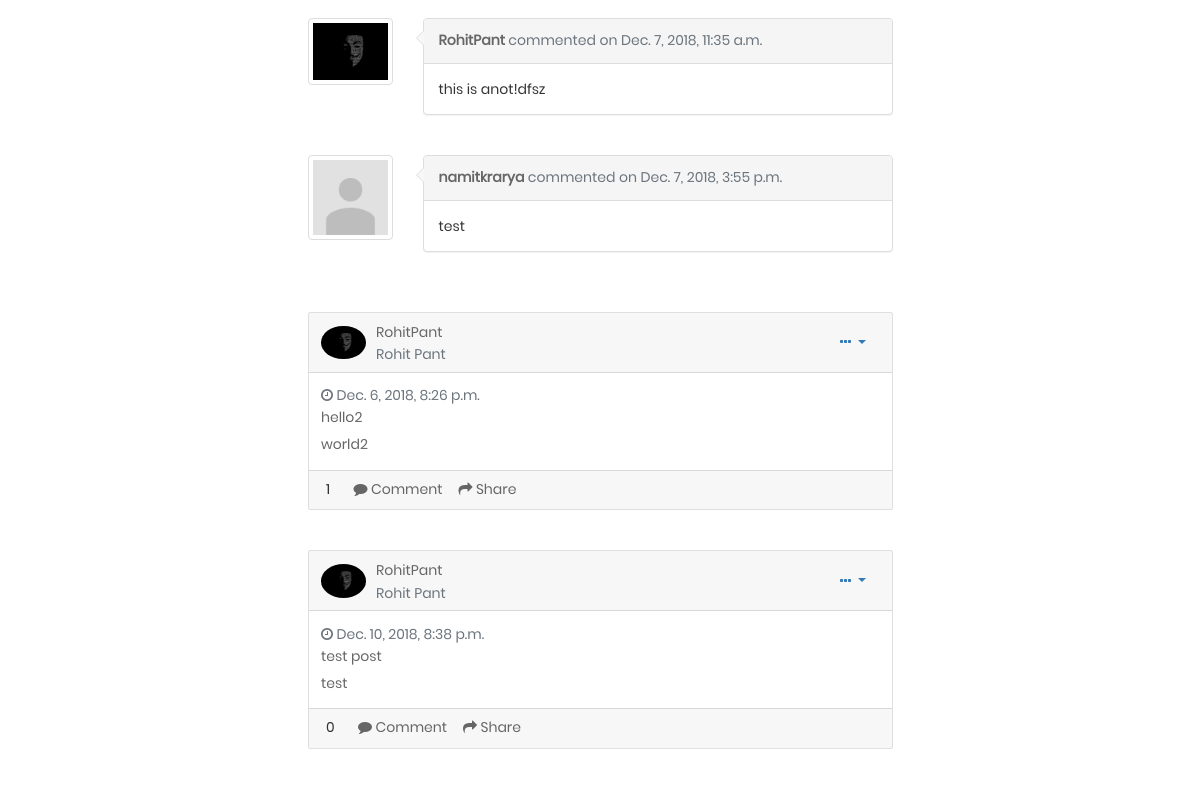
/profile/3 (lower part), run on an earlier commit of the app's database.
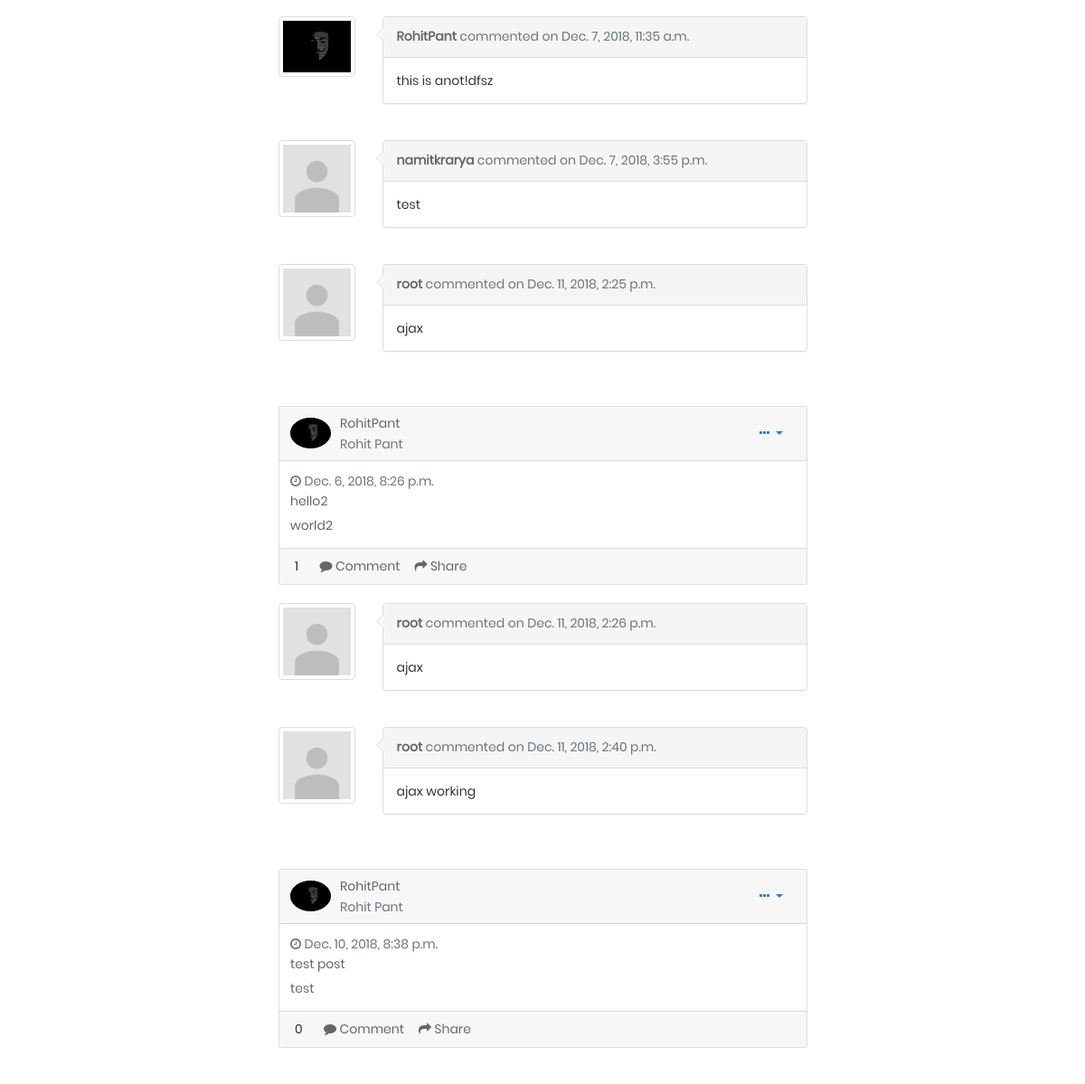
And on a later commit of the database.
### profiles/models.py (models this page shows, shortened)
class Profile(models.Model):
    DEPARTMENTS = (
        ('CSE', 'Computer Science and Engineering'),
        ('CE', 'Chemical Engineering'),
        ('BT', 'Bio-Technology'),
        ('CST', 'Chemical Science & Technology'),
        ('CE', 'Civil Engineering'),
        ('ECE', 'Electronics & Communication Engineering'),
        ('EEE', 'Electronics & Electrical Engineering'),
        ('EP', 'Engineering Physics'),
        ('ME', 'Mechanical Engineering'),
        ('MNC', 'Mathematics & Computing'),
    )
    DEGREES = (
        ('PhD', 'Doctorate of Philosophy'),
        ('B.Tech', 'Bachelor of Technology'),
        ('M.Tech', 'Master of Technology'),
        ('B.Des', 'Bachelor of Design'),
        ('M.Des', 'Master of Design')
    )
    department = models.CharField(max_length=3, choices=DEPARTMENTS, blank=True, help_text='Department')
    age = models.IntegerField()
    first_name = models.CharField(max_length=255)
    last_name = models.CharField(max_length=255)
    degree = models.CharField(max_length=6, choices=DEGREES, blank=True, help_text='Degree')
    description = models.CharField(max_length=255, blank=True)
    profile_picture = models.ImageField(upload_to='images/profile_pictures',
                                        default="images/profile_pictures/default.png")
    city = models.CharField(max_length=255)
    user = models.ForeignKey(User, related_name='profile', on_delete=models.CASCADE, null=True)

class Comment(models.Model):
    content = models.TextField()
    created_on = models.DateTimeField(auto_now_add=True)
    author = models.ForeignKey(User,on_delete=models.CASCADE)
    post = models.ForeignKey(Post, related_name='comments', on_delete=models.CASCADE)

class Post(models.Model):
    title = models.CharField(max_length=255)
    content = models.TextField()
    created_on = models.DateTimeField(auto_now_add=True)
    author = models.ForeignKey(User, related_name='author',on_delete=models.CASCADE)
    upvote = models.ManyToManyField(User, related_name='upvotes')
    downvote = models.ManyToManyField(User, related_name='downvotes')
    vote_count = models.IntegerField(default = 0)

### profiles/views.py (the view)
# urls.py: url(r'^profile/(?P<pk>\d+)$', views.profile_detail, name='profile-detail'),
def profile_detail(request, pk):
	profile = Profile.objects.filter(user_id=pk)
	if profile.count() == 0:
		return HttpResponseRedirect(reverse("edit-profile"))
	user = User()
	user = User.objects.get(id=pk)
	posts = Post.objects.filter(author=user)
	template_data = {'posts' : posts, 'profile': profile[0]}
	return render(request, 'profiles/profile_detail.html', template_data)

### profiles/templates/profiles/profile_detail.html (shortened to what this page needs)
{% extends "base.html" %}
{% block profile %}
{% load static %}
    <link rel="stylesheet" type="text/css" href="{% static 'css/profile.css' %}">
    <link rel="stylesheet" href="https://maxcdn.bootstrapcdn.com/bootstrap/3.3.7/css/bootstrap.min.css">
    <link href="//netdna.bootstrapcdn.com/font-awesome/4.0.3/css/font-awesome.min.css" rel="stylesheet">
    <div class="row">
            <div class="col-sm-3"></div>
            <div class="col-sm-6">
                <div class="posts">
                    {% include "post.html" with posts=posts %}
                </div>
            </div>
            <div class="col-sm-3"></div>
        </div>
{% endblock %}

### profiles/templates/post.html (shortened to what the changed rows need)
{% block post %}
    {% load static %}
    <link rel="stylesheet" type="text/css" href="{% static 'css/main.css' %}">
    {% for post in posts %}
        <div class="card gedf-card">
            <div class="card-header">
                <div class="d-flex justify-content-between align-items-center">
                    <div class="d-flex justify-content-between align-items-center">
                        <div class="mr-2">
                            {% if post.author.profile.all.count == 0 %}
                                <img class="rounded-circle" width="45" src="{% static 'images/default.png' %}"/>
                            {% else %}
                                {% for profile in post.author.profile.all %}
                                    <img class="rounded-circle" width="45" src="{{profile.profile_picture.url}}">
                                {% endfor %}
                            {% endif %}
                        </div>
                        <div class="ml-2">
                            <div class="h5 m-0"><a href="{% url 'profile-detail' post.author.id %}">{{ post.author.username }}</a></div>
                            {% if post.author.profile.all.count != 0 %}
                                {% for profile in post.author.profile.all %}
                                    <div class="h7 text-muted">{{ profile.first_name }} {{ profile.last_name }}</div>
                                {% endfor %}
                            {% endif %}
                        </div>
                    </div>
                    <div>
                        <div class="dropdown">
                            <button class="btn btn-link dropdown-toggle" type="button" id="gedf-drop1" data-toggle="dropdown" aria-haspopup="true" aria-expanded="false">
                                <i class="fa fa-ellipsis-h"></i>
                            </button>
                        </div>
                    </div>
                </div>
            </div>
            <div class="card-body">
                <div class="text-muted h7 mb-2"> <i class="fa fa-clock-o"></i> {{ post.created_on }}</div>
                <a class="card-link" href="{% url 'post-detail' post.id %}">
                    <h5 class="card-title">{{ post.title }}</h5>
                </a>
                <p class="card-text">
                    {{ post.content }}
                </p>
            </div>
            <div class="card-footer">
                <span id="votes-{{post.id}}" style="padding-right: 20px; padding-left: 5px;">{{ post.vote_count }}</span>
                <a href="#" class="card-link"><i class="fa fa-comment"></i> Comment</a>
                <a href="#" class="card-link"><i class="fa fa-mail-forward"></i> Share</a>
            </div>
        </div>
        <br>
        <div id="comments-{{post.id}}">
        {% for comment in post.comments.all %}
            <div class="row">
                <div class="col-sm-auto">
                    <div class="thumbnail">
                        {% if comment.author.profile.all.count == 0 %}
                            <img class="img-responsive user-photo" height="75px" width="75px" src="{% static 'images/default.png' %}"/>
                        {% else %}
                            {% for profile in comment.author.profile.all %}
                                <img class="img-responsive user-photo" src="{{profile.profile_picture.url}}">
                            {% endfor %}
                        {% endif %}
                    </div>
                </div>
                <div class="col">
                    <div class="panel panel-default">
                        <div class="panel-heading">
                            <a href="{% url 'profile-detail' comment.author.id %}"><strong>{{comment.author}}</strong></a> <span class="text-muted">commented on {{comment.created_on}}</span>
                        </div>
                        <div class="panel-body">
                            {{comment.content}}
                        </div>
                    </div>
                </div>
            </div>
            <br>
        {% endfor %}
        <br>
        </div>
    {% endfor %}
{% endblock %}

What changed in the data, as far as the page shows it:
added Comment: author "root", created_on "Dec. 11, 2018, 2:25 p.m.", content "ajax", shown under Post (number 1 of 3 on the later page)
added Comment: author "root", created_on "Dec. 11, 2018, 2:26 p.m.", content "ajax", shown under Post "Dec. 6, 2018, 8:26 p.m."
added Comment: author "root", created_on "Dec. 11, 2018, 2:40 p.m.", content "ajax working", shown under Post "Dec. 6, 2018, 8:26 p.m."
